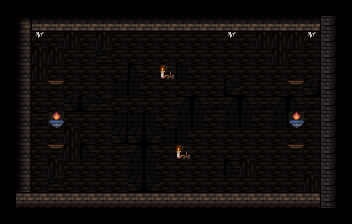

This game map was drawn from its Tiled (.tmx) file and the tilesets committed beside it. A one-line description and the trimmed map source follow:
An orthogonal 22x14 tile map with 16x16 px tiles, 5 tile layers (back, stage, deco, unit, ...).

<map version="1.0" orientation="orthogonal" renderorder="right-down" width="22" height="14" tilewidth="16" tileheight="16" nextobjectid="4">
 <tileset firstgid="1" name="dungeonTileSet" tilewidth="16" tileheight="16" tilecount="1024">
  <image source="dungeonTileset.png" width="512" height="512" />
  <terraintypes>
   <terrain name="blocks" tile="-1" />
   <terrain name="empty" tile="-1" />
  </terraintypes>
  <tile id="4" terrain="1,1,1,0" />
  <tile id="5" terrain="1,1,0,0" />
  <tile id="6" terrain="1,1,0,1" />
  <tile id="12" terrain="0,0,0,1" />
  <tile id="13" terrain="0,0,1,1" />
  <tile id="14" terrain="0,0,1,0" />
  <tile id="36" terrain="1,0,1,0" />
  <tile id="37" terrain="0,0,0,0" />
  <tile id="38" terrain="0,1,0,1" />
  <tile id="44" terrain="0,1,0,1" />
  <tile id="45" terrain="1,1,1,1" />
  <tile id="46" terrain="1,0,1,0" />
  <tile id="68" terrain="1,0,1,1" />
  <tile id="69" terrain="0,0,1,1" />
  <tile id="70" terrain="0,1,1,1" />
  <tile id="76" terrain="0,1,0,0" />
  <tile id="77" terrain="1,1,0,0" />
  <tile id="78" terrain="1,0,0,0" />
 </tileset>
 <layer name="back" width="22" height="14">
  <data>[308 cells, 308 non-empty, 9 distinct tile ids]</data>
 </layer>
 <layer name="stage" width="22" height="14">
  <data>[308 cells, 132 non-empty, 7 distinct tile ids]</data>
 </layer>
 <layer name="deco" width="22" height="14">
  <data>[308 cells, 5 non-empty, 3 distinct tile ids]</data>
 </layer>
 <layer name="unit" width="22" height="14">
  <data>[308 cells, 1 non-empty, 1 distinct tile ids]</data>
 </layer>
 <layer name="fore" width="22" height="14">
  <data>[308 cells, 1 non-empty, 1 distinct tile ids]</data>
 </layer>
</map>
